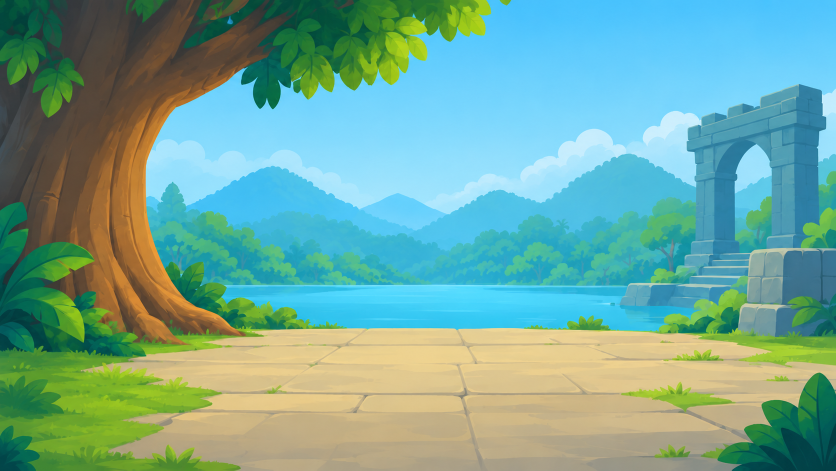
#> input picture jungle-background/reference.png, 1672 x 941 px (shown at 1/2 size)
$ python make_background.py
#> lines starting #> are read from the running program, lines starting #| are printed output that depends on the picture; after the words box and inside, x2 and y2 are one past the last pixel; in counts of white or black regions, pixels touching at a corner belong together
### jungle-background/tools/imaging.py
"""Small image helpers shared by cut_pieces.py and make_background.py."""
import numpy as np
from scipy import ndimage as ndi


def push_pull_fill(rgb, known):
    """Fill the unknown pixels smoothly from the known ones (an image-pyramid push-pull)."""
    rgb = rgb.astype(np.float32)
    w = known.astype(np.float32)
    levels = []
    c, m = rgb * w[..., None], w
    while min(m.shape) > 2:
        levels.append((c, m))
        h2, w2 = (m.shape[0] + 1) // 2, (m.shape[1] + 1) // 2
        cp = np.zeros((h2 * 2, w2 * 2, 3), np.float32)
        mp = np.zeros((h2 * 2, w2 * 2), np.float32)
        cp[: c.shape[0], : c.shape[1]] = c
        mp[: m.shape[0], : m.shape[1]] = m
        c = cp.reshape(h2, 2, w2, 2, 3).sum((1, 3))
        m = mp.reshape(h2, 2, w2, 2).sum((1, 3))
    col = c / np.maximum(m, 1e-6)[..., None]
    for c_, m_ in reversed(levels):
        up = np.repeat(np.repeat(col, 2, 0), 2, 1)[: m_.shape[0], : m_.shape[1]]
        up = ndi.uniform_filter(up, size=(3, 3, 1))
        here = c_ / np.maximum(m_, 1e-6)[..., None]
        wgt = np.clip(m_, 0, 1)[..., None]
        col = here * wgt + up * (1 - wgt)
    return col

### jungle-background/tools/make_background.py
"""Arranges the pieces in ../pieces/ (cut from "background sheet.png") like reference.png, the picture
it is matched to, and writes:
  ../background.png   the finished background, 1920 x 1080
  ../layers/          every layer, already sized (01-sky.png at the back ... at the front)
  ../layout.json      where each layer goes in the 1920 x 1080 frame, back to front (layout.js: the same,
                      for index.html)

The sheet has no sky, clouds or grass lawn, so those come from reference.png. The far mountains and
forest are colour-matched to the reference (it shows them hazier, so they look far away).
To move, resize or flip a piece, change LAYOUT at the bottom (x, y are in reference.png pixels) and
run it again.

Needs Python 3 with numpy, Pillow and scipy.  Run:  python3 jungle-background/tools/make_background.py
"""
import json
import os

import numpy as np
from PIL import Image, ImageDraw, ImageFilter, ImageOps
from scipy import ndimage as ndi

from imaging import push_pull_fill

HERE = os.path.dirname(os.path.abspath(__file__))
ROOT = os.path.dirname(HERE)
REF = np.array(Image.open(os.path.join(ROOT, "reference.png")).convert("RGB")).astype(np.float32)
RH, RW = REF.shape[:2]  # 941 x 1672
#> RH = 941; RW = 1672
W, H = 1920, 1080
K = W / RW  # reference px -> output px
#> K = 1.15


def piece(name):
    return Image.open(os.path.join(ROOT, "pieces", name + ".png")).convert("RGBA")


# ---------------------------------------------------------------- helpers
def resize_rgba(img, w, h):
    """Lanczos resize on premultiplied alpha (no dark fringes)."""
    return img.convert("RGBa").resize((max(1, round(w)), max(1, round(h))), Image.LANCZOS).convert("RGBA")


# ---------------------------------------------------------------- sky: gradient fitted to the reference
def sky_fit():
    ys, cols = [], []
    for x in (1000, 1050, 1100, 1300, 1350):  # clear-sky columns (between the canopy and the clouds)
        for y in range(20, 250, 2):
            p = REF[y, x]
            if p[2] > 245 and p[1] > 185 and p[0] < 150:
                ys.append(y)
                cols.append(p)
    ys = np.array(ys, np.float32)
    cols = np.array(cols)
    A = np.stack([np.ones_like(ys), ys, ys * ys], 1)
    coef = [np.linalg.lstsq(A, cols[:, i], rcond=None)[0] for i in range(3)]
    return coef


SKY = sky_fit()
#> after the loop in sky_fit, `for x in (1000, 1050, 1100, 1300, 1350):`: cols = 561 items, first 6: [71, 194, 253], [73, 194, 253], [73, 195, 253], [74, 195, 254], [74, 195, 253], [74, 194, 253]; ys = 561 values, max 248 at index 114, min 20 at index 0, mean 131.5
#> in sky_fit, `cols = np.array(cols)`: cols = 561 rows, first 8: [71, 194, 253], [73, 194, 253], [73, 195, 253], [74, 195, 254], [74, 195, 253], [74, 194, 253], [76, 195, 253], [76, 195, 253]
#> in sky_fit, `A = np.stack([np.ones_like(ys), ys, ys * ys], 1)`: A = 561 rows, first 8: [1, 20, 400], [1, 22, 484], [1, 24, 576], [1, 26, 676], [1, 28, 784], [1, 30, 900], [1, 32, 1024], [1, 34, 1156]
#> in sky_fit, `coef = [np.linalg.lstsq(A, cols[:, i], rcond=None)[0] for i in range(3)]`: coef = [[66.64, 0.305, -0.00026], [191.5, 0.127, -0.00012], [253.4, -0.00593, 1.3e-05]]
#> SKY has the same summary as coef in sky_fit


def sky_color(y_ref):
    y = np.asarray(y_ref, np.float32)
    y = np.minimum(y, 470)  # the horizon haze stops brightening here
    return np.stack([SKY[i][0] + SKY[i][1] * y + SKY[i][2] * y * y for i in range(3)], -1)


def build_sky():
    yy = (np.arange(H) + 0.5) / K
    col = np.clip(sky_color(yy), 0, 255)
    img = np.repeat(col[:, None, :], W, 1)
    return Image.fromarray(img.astype(np.uint8)).convert("RGBA")


def build_clouds():
    """Clouds from the reference: pixels lighter than the sky gradient at their height."""
    yy = np.arange(RH)[:, None]
    sky = sky_color(np.repeat(yy, RW, 1))
    d = REF[..., 0] - sky[..., 0]
    whiteR = 214.0
    alpha = np.clip((d - 5) / np.maximum(whiteR - sky[..., 0] - 5, 1), 0, 1)
    ok = (REF[..., 2] > 242) & (REF[..., 1] > sky[..., 1] - 6)
    alpha = np.where(ok & (yy < 480), alpha, 0)
    # only big blobs (clouds), not specks on leaves
    lab, n = ndi.label(alpha > 0.15)
    sizes = ndi.sum(np.ones_like(lab), lab, range(1, n + 1))
    keep = np.isin(lab, [i + 1 for i, s in enumerate(sizes) if s > 400])
    keep = ndi.binary_dilation(keep, iterations=3)
    alpha = np.where(keep, alpha, 0)
    # where something stood in front of a cloud in the reference (trunk, arch, mountains) the cloud
    # stops in a hard line: fade every cloud out just before such places instead
    occluder = ~ok | (REF[..., 0] < sky[..., 0] - 25)
    alpha *= np.clip((ndi.distance_transform_edt(~occluder) - 2) / 26, 0, 1)
    # and fade out at the frame's sides, so the drift (index.html) never shows a cut edge
    xs = np.arange(RW)
    alpha *= np.clip(np.minimum(xs - 30, RW - 1 - 30 - xs) / 40, 0, 1)[None, :]
    alpha = ndi.gaussian_filter(alpha, 0.6)
    rgba = np.dstack([REF, alpha[..., None] * 255]).astype(np.uint8)
    img = Image.fromarray(rgba)
    return img


# ---------------------------------------------------------------- the paving: the tile piece in perspective
# [28 lines left out: functions homography, clean_tiles, not called in this run]


TILE_CORNERS = [(86, 9), (408, 9), (481, 128), (5, 128)]  # the stone's corners in the tile piece: TL TR BR BL


# [37 lines left out: functions floor_texture, build_floor, not called in this run]


# ---------------------------------------------------------------- the lawn: grass from the reference
def build_lawn():
    r, g, b = REF[..., 0], REF[..., 1], REF[..., 2]
    yy, xx = np.mgrid[0:RH, 0:RW]
    floor = (r > 170) & (g > 145) & (b > 95) & (r > b + 40) & (r >= g)
    floor = ndi.binary_opening(floor, iterations=2)
    floor = ndi.binary_closing(floor, iterations=4)
    lab, n = ndi.label(floor)
    sizes = ndi.sum(np.ones_like(lab), lab, range(1, n + 1))
    floor = lab == (np.argmax(sizes) + 1)
    floor = ndi.binary_fill_holes(floor)
    grass = (g > r + 10) & (g > b + 40) & (g > 80)
    left = (xx < 560) & (yy > 640) & ~floor
    known = grass & left
    filled = push_pull_fill(REF, known)
    rgb = np.where(known[..., None], REF, filled)
    alpha_left = ndi.gaussian_filter(left.astype(np.float32), 0.8)
    alpha_left[yy < 640] = 0
    alpha_left *= np.clip((560 - xx) / 50.0, 0, 1)  # fades out under the shore bush, no straight edge
    # right: only the reference's own grass (how green a pixel is), faded in at the region's edges
    greenness = np.clip((g - r - 6) / 30, 0, 1) * (b < g - 40) * (g > 120)
    right_zone = ((xx > 1300) & (yy > 668) & (yy < 800)).astype(np.float32)
    right_zone = ndi.gaussian_filter(right_zone, 3)
    alpha_right = greenness * right_zone * ~floor
    rgb = np.where((alpha_right > alpha_left)[..., None], REF, rgb)
    alpha = np.maximum(alpha_left, alpha_right)
    return Image.fromarray(np.dstack([rgb, alpha[..., None] * 255]).astype(np.uint8)), floor


# ---------------------------------------------------------------- composition
def to_out(img_ref_size):
    return img_ref_size.convert("RGBa").resize((W, H), Image.LANCZOS).convert("RGBA")


# Far layers in the reference are hazier (lighter, bluer) than the sheet's pieces: match each one's
# colour (mean and contrast per channel) to the same part of the reference.
GRADE = {
    "forest": [(600, 450, 1250, 560)],
    "mountains": [(1160, 350, 1300, 400), (470, 365, 600, 410)],
}


# [22 lines left out: functions grade, sharpen, not called in this run]


def crop_bbox(img):
    """A full-frame layer cropped to what is drawn in it: (image, x, y)."""
    box = img.getchannel("A").point(lambda v: 255 if v > 2 else 0).getbbox()
    return img.crop(box), box[0], box[1]


def piece_layer(name, x, y, s, flip=False):
    p = piece(name)
    if name in GRADE:
        p = grade(p, GRADE[name])
    if flip:
        p = ImageOps.mirror(p)
    w, h = p.size
    q = resize_rgba(p, w * s * K, h * s * K)
    if s * K > 1.05:
        q = sharpen(q)
    return q, round(x * K), round(y * K)


def render_layers(layout):
    """[(id, image, x, y, anim)] from the back to the front, in output px (1920 x 1080)."""
    out = [("sky", build_sky(), 0, 0, None)]
#> in build_sky, `col = np.clip(sky_color(yy), 0, 255)`: col = 1080 rows, first 8: [66.77, 191.5, 253.4], [67.04, 191.6, 253.4], [67.3, 191.7, 253.4], [67.57, 191.9, 253.4], [67.83, 192, 253.4], [68.1, 192.1, 253.4], [68.36, 192.2, 253.4], [68.62, 192.3, 253.4]
    img, x, y = crop_bbox(to_out(build_clouds()))  # soft already: no sharpening
#> in build_clouds, `ok = (REF[..., 2] > 242) & (REF[..., 1] > sky[..., 1] - 6)`:
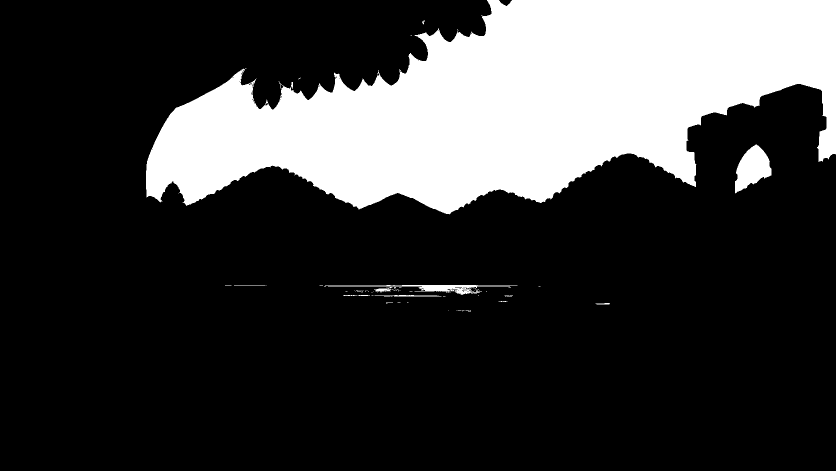
#> ok: shape (941, 1672) bool (shown at 1/2 size); 23.3% white; 65 white regions (53 under 20 px), largest, box (x1, y1, x2, y2) and area: (292, 0, 1672, 429) 358627, (1470, 289, 1543, 387) 4237, (648, 570, 1035, 590) 2049
#> in build_clouds, `lab, n = ndi.label(alpha > 0.15)`:
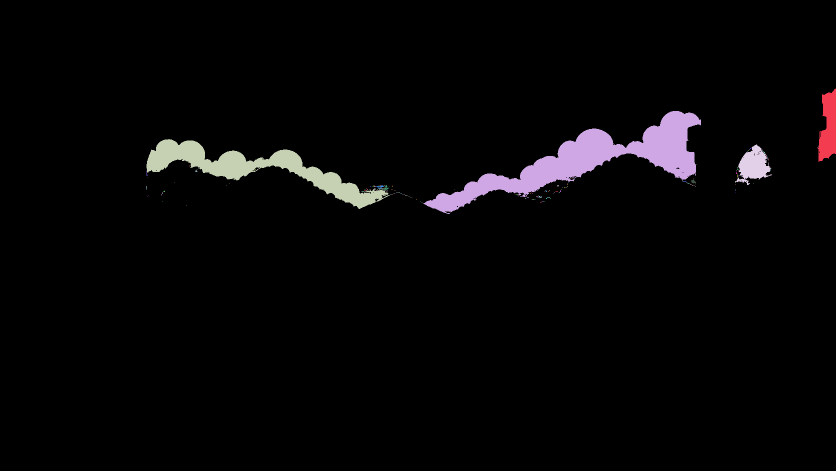
#> lab: shape (941, 1672) int32 (shown at 1/2 size); 169 distinct labels, from 0 to 168; one colour per label, 0 black
#> in build_clouds, `lab, n = ndi.label(alpha > 0.15)`: n = 168
#> in build_clouds, `sizes = ndi.sum(np.ones_like(lab), lab, range(1, n + 1))`: sizes = 168 values, max 29780 at index 1, min 1 at index 4, mean 325.2
#> in build_clouds, `keep = np.isin(lab, [i + 1 for i, s in enumerate(sizes) if s > 400])`: keep: shape (941, 1672) bool; 3.4% white; 4 white regions, box (x1, y1, x2, y2) and area: (846, 222, 1402, 428) 29780, (293, 278, 780, 418) 17561, (1635, 177, 1672, 324) 3659, (1470, 289, 1543, 370) 3091
#> in build_clouds, `keep = ndi.binary_dilation(keep, iterations=3)`: keep: shape (941, 1672) bool; 4.1% white; 4 white regions, box (x1, y1, x2, y2) and area: (843, 219, 1405, 431) 34159, (290, 275, 783, 421) 21180, (1632, 174, 1672, 327) 4331, (1467, 286, 1546, 373) 4068
#> in build_clouds, `occluder = ~ok | (REF[..., 0] < sky[..., 0] - 25)`: occluder: shape (941, 1672) bool; 76.9% white; 13 black regions (8 under 20 px), largest, box (x1, y1, x2, y2) and area: (292, 0, 1672, 429) 358612, (1470, 289, 1543, 387) 4237, (972, 571, 1014, 572) 42, (844, 40, 849, 49) 22, (1205, 606, 1220, 609) 22
#> in crop_bbox, `box = img.getchannel("A").point(lambda v: 255 if v > 2 else 0).getbbox()`: box = (339, 253, 1768, 487)
    out.append(("clouds", img, x, y, "drift"))
    lawn, _ = build_lawn()
    for item in layout:
        kind = item[0]
        if kind == "floor":
            img, x, y = crop_bbox(sharpen(build_floor(item[1]), 1.6, 60))
            out.append(("floor", img, x, y, None))
        elif kind == "lawn":
            img, x, y = crop_bbox(sharpen(to_out(lawn), 1.2, 50))
            out.append(("lawn", img, x, y, None))
        else:
            name, px, py, sc, flip, lid, anim = (list(item) + [None, None])[:7]
            img, x, y = piece_layer(name, px, py, sc, flip)
            out.append((lid or name, img, x, y, anim))
    return out


# [7 lines left out: function composite, not called in this run]


def main(layout):
    layers = render_layers(layout)
#> in render_layers, `img, x, y = crop_bbox(to_out(build_clouds()))`:
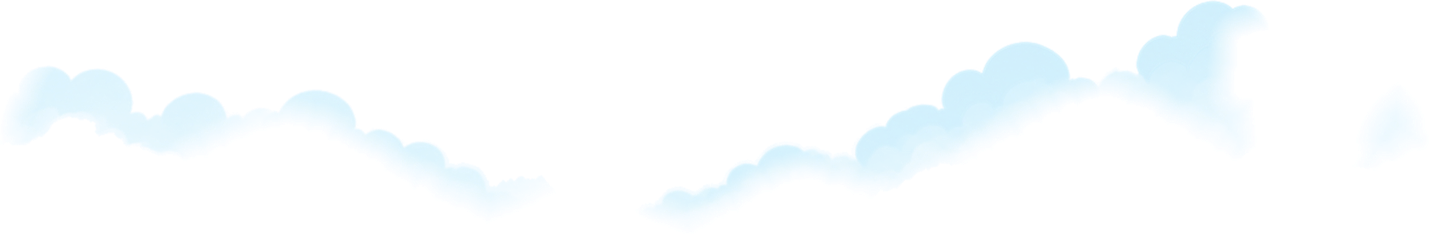
#> img: PIL image 1429x234 RGBA; mean R, G, B, A 36.2, 48.6, 53.6, 15.5; transparent parts drawn white
#> in render_layers, `img, x, y = crop_bbox(to_out(build_clouds()))`: x = 339; y = 253
#> in build_lawn, `floor = (r > 170) & (g > 145) & (b > 95) & (r > b + 40) & (r >= g)`: floor: shape (941, 1672) bool; 18.1% white; 121 white regions (113 under 20 px), largest, box (x1, y1, x2, y2) and area: (219, 657, 1672, 941) 282218, (257, 826, 359, 848) 1220, (1658, 760, 1672, 779) 160
#> in build_lawn, `floor = ndi.binary_opening(floor, iterations=2)`: floor: shape (941, 1672) bool; 18% white; 8 white regions (1 under 20 px), largest, box (x1, y1, x2, y2) and area: (221, 657, 1672, 941) 280785, (257, 826, 354, 848) 1188, (1659, 760, 1672, 779) 151
#> in build_lawn, `floor = ndi.binary_closing(floor, iterations=4)`: floor: shape (941, 1672) bool; 18.2% white; 6 white regions (1 under 20 px), largest, box (x1, y1, x2, y2) and area: (221, 657, 1668, 937) 285434, (214, 727, 229, 743) 134, (1168, 914, 1191, 921) 126, (189, 732, 207, 743) 117, (175, 736, 186, 744) 51
#> in build_lawn, `lab, n = ndi.label(floor)`:
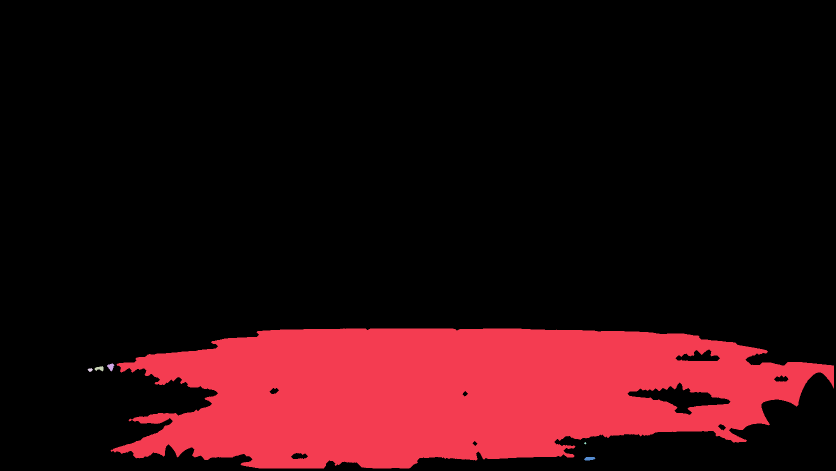
#> lab: shape (941, 1672) int32 (shown at 1/2 size); 7 distinct labels, from 0 to 6; one colour per label, 0 black
#> in build_lawn, `lab, n = ndi.label(floor)`: n = 6
#> in build_lawn, `sizes = ndi.sum(np.ones_like(lab), lab, range(1, n + 1))`: sizes = [285434, 134, 117, 51, 13, 126]
#> in build_lawn, `floor = lab == (np.argmax(sizes) + 1)`: floor: shape (941, 1672) bool; 18.1% white; 1 white region, box (x1, y1, x2, y2) and area: (221, 657, 1668, 937) 285434
#> in build_lawn, `floor = ndi.binary_fill_holes(floor)`: floor: shape (941, 1672) bool; 18.6% white; 1 white region, box (x1, y1, x2, y2) and area: (221, 657, 1668, 937) 292400
#> in build_lawn, `grass = (g > r + 10) & (g > b + 40) & (g > 80)`: grass: shape (941, 1672) bool; 14.7% white; 180 white regions (121 under 20 px), largest, box (x1, y1, x2, y2) and area: (0, 523, 694, 941) 103621, (546, 0, 982, 199) 43900, (1047, 578, 1672, 735) 20943
#> in build_lawn, `left = (xx < 560) & (yy > 640) & ~floor`: left: shape (941, 1672) bool; 7.2% white; 1 white region, box (x1, y1, x2, y2) and area: (0, 641, 560, 941) 112629
#> in build_lawn, `known = grass & left`: known: shape (941, 1672) bool; 5.6% white; 10 white regions (5 under 20 px), largest, box (x1, y1, x2, y2) and area: (0, 641, 550, 941) 87144, (87, 653, 108, 676) 253, (544, 641, 560, 650) 79, (200, 686, 212, 692) 45, (339, 641, 345, 649) 37
#> the loop in push_pull_fill, `while min(m.shape) > 2:` made 9 passes
#> pass 1, in push_pull_fill, `m = mp.reshape(h2, 2, w2, 2).sum((1, 3))`:
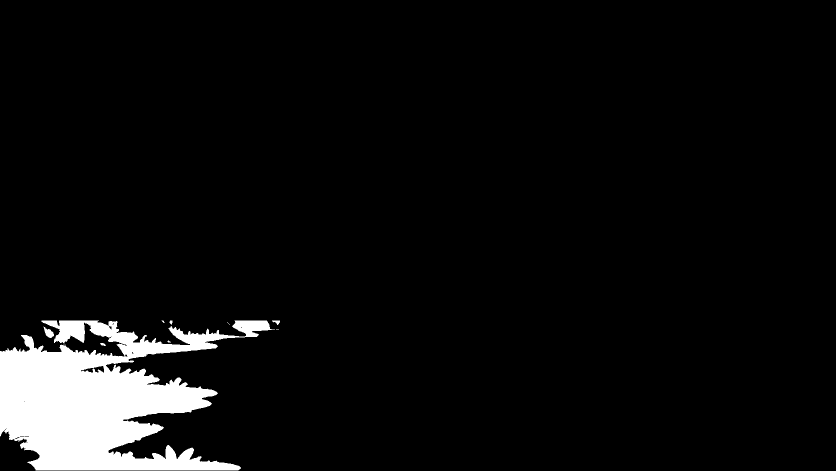
#> m: shape (471, 836) float32; min 0, max 4, mean 0.222; drawn with min black and max white
#> after the loop in push_pull_fill, `while min(m.shape) > 2:`: levels = 9 items
#> the loop in push_pull_fill, `for c_, m_ in reversed(levels):` made 9 passes
#> after the loop in push_pull_fill, `for c_, m_ in reversed(levels):`:
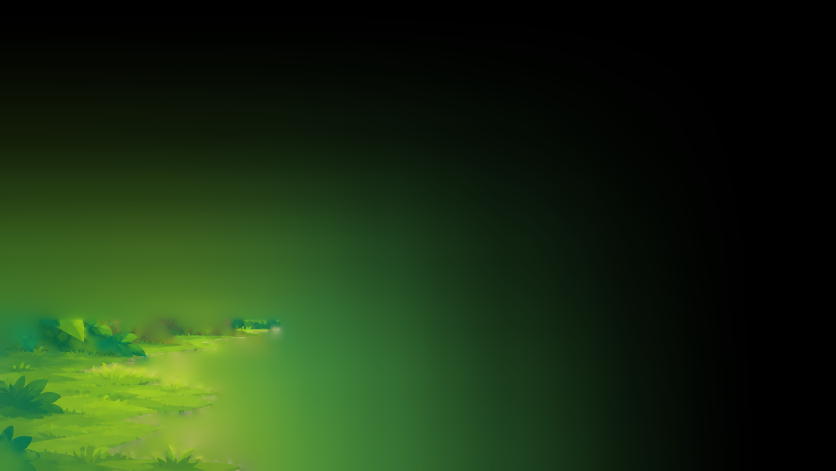
#> col: shape (941, 1672, 3) float32 (shown at 1/2 size); mean R, G, B 27.7, 49.3, 18.6
#> in render_layers, `lawn, _ = build_lawn()`:
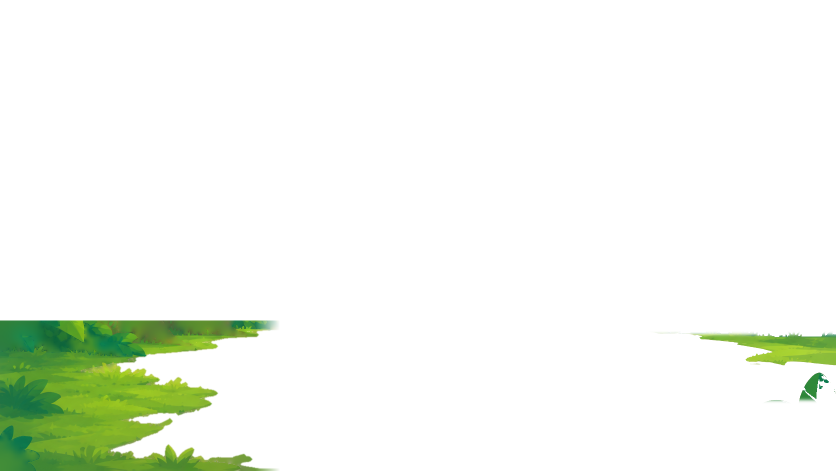
#> lawn: PIL image 1672x941 RGBA (shown at 1/2 size); mean R, G, B, A 28.4, 50.5, 18.8, 20.1; transparent parts drawn white
    composite(layers).save(os.path.join(ROOT, "background.png"), optimize=True)
    ldir = os.path.join(ROOT, "layers")
    os.makedirs(ldir, exist_ok=True)
    for f in os.listdir(ldir):
        if f.endswith(".png"):
            os.remove(os.path.join(ldir, f))
    entries = []
    for i, (lid, img, x, y, anim) in enumerate(layers, 1):
        name = f"{i:02d}-{lid}.png"
        img.save(os.path.join(ldir, name), optimize=True)
        entries.append({"id": lid, "file": "layers/" + name, "x": x, "y": y, "w": img.size[0], "h": img.size[1], "anim": anim})
    data = {"width": W, "height": H, "layers": entries}
    json.dump(data, open(os.path.join(ROOT, "layout.json"), "w"), indent=1)
    with open(os.path.join(ROOT, "layout.js"), "w") as f:
        f.write("// Made by tools/make_background.py (the same as layout.json, for index.html)\nwindow.LAYOUT = ")
        json.dump(data, f, indent=1)
        f.write(";\n")
    print(f"wrote background.png and {len(entries)} layers")


LAYOUT = [
    # (piece, x, y, scale, mirrored, layer id, idle animation)  x, y = top-left in reference px
    ("mountains", 1330, 305, 1.25, False, "mountains-far"),
    ("mountains", -117, 285, 1.7, True, "mountains"),
    ("forest", 200, 421, 1.0, False, "forest"),
    ("lake", 405, 556, 1.32, False, "lake", "shimmer"),
    ("floor", [(300, 652), (1500, 652), (2300, 1010), (-500, 1010)]),
    ("lawn",),
    ("arch", 1308, 145, 1.1, False, "arch"),
    ("branch", 330, -70, 1.2, False, "branch", "branch"),
    ("tree", -130, -250, 1.42, False, "tree"),
    ("bushBig", 1395, 700, 1.45, False, "bush-front-right", "sway"),
]

if __name__ == "__main__":
#> (the run stopped early here; a loop or call above may not have finished)
